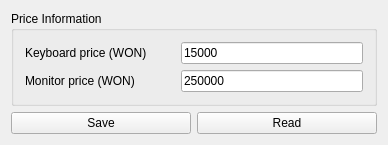
<?xml version="1.0" encoding="UTF-8"?>
<ui version="4.0">
 <class>Widget</class>
 <widget class="QWidget" name="Widget">
  <property name="geometry">
   <rect>
    <x>0</x>
    <y>0</y>
    <width>388</width>
    <height>142</height>
   </rect>
  </property>
  <property name="windowTitle">
   <string>Widget</string>
  </property>
  <layout class="QVBoxLayout" name="verticalLayout">
   <item>
    <layout class="QHBoxLayout" name="horizontalLayout">
     <item>
      <widget class="QGroupBox" name="groupBox">
       <property name="title">
        <string>Price Information</string>
       </property>
       <layout class="QVBoxLayout" name="verticalLayout_2">
        <item>
         <layout class="QHBoxLayout" name="horizontalLayout_3">
          <item>
           <widget class="QLabel" name="label">
            <property name="minimumSize">
             <size>
              <width>150</width>
              <height>0</height>
             </size>
            </property>
            <property name="text">
             <string>Keyboard price (WON)</string>
            </property>
           </widget>
          </item>
          <item>
           <widget class="QLineEdit" name="leKeyboard">
            <property name="text">
             <string>15000</string>
            </property>
           </widget>
          </item>
         </layout>
        </item>
        <item>
         <layout class="QHBoxLayout" name="horizontalLayout_4">
          <item>
           <widget class="QLabel" name="label_2">
            <property name="minimumSize">
             <size>
              <width>150</width>
              <height>0</height>
             </size>
            </property>
            <property name="text">
             <string>Monitor price (WON)</string>
            </property>
           </widget>
          </item>
          <item>
           <widget class="QLineEdit" name="leMonitor">
            <property name="text">
             <string>250000</string>
            </property>
           </widget>
          </item>
         </layout>
        </item>
       </layout>
      </widget>
     </item>
    </layout>
   </item>
   <item>
    <layout class="QHBoxLayout" name="horizontalLayout_2">
     <item>
      <widget class="QPushButton" name="pbtSave">
       <property name="text">
        <string>Save</string>
       </property>
      </widget>
     </item>
     <item>
      <widget class="QPushButton" name="pbtFileRead">
       <property name="text">
        <string>Read</string>
       </property>
      </widget>
     </item>
    </layout>
   </item>
  </layout>
 </widget>
 <layoutdefault spacing="6" margin="11"/>
 <resources/>
 <connections/>
</ui>
